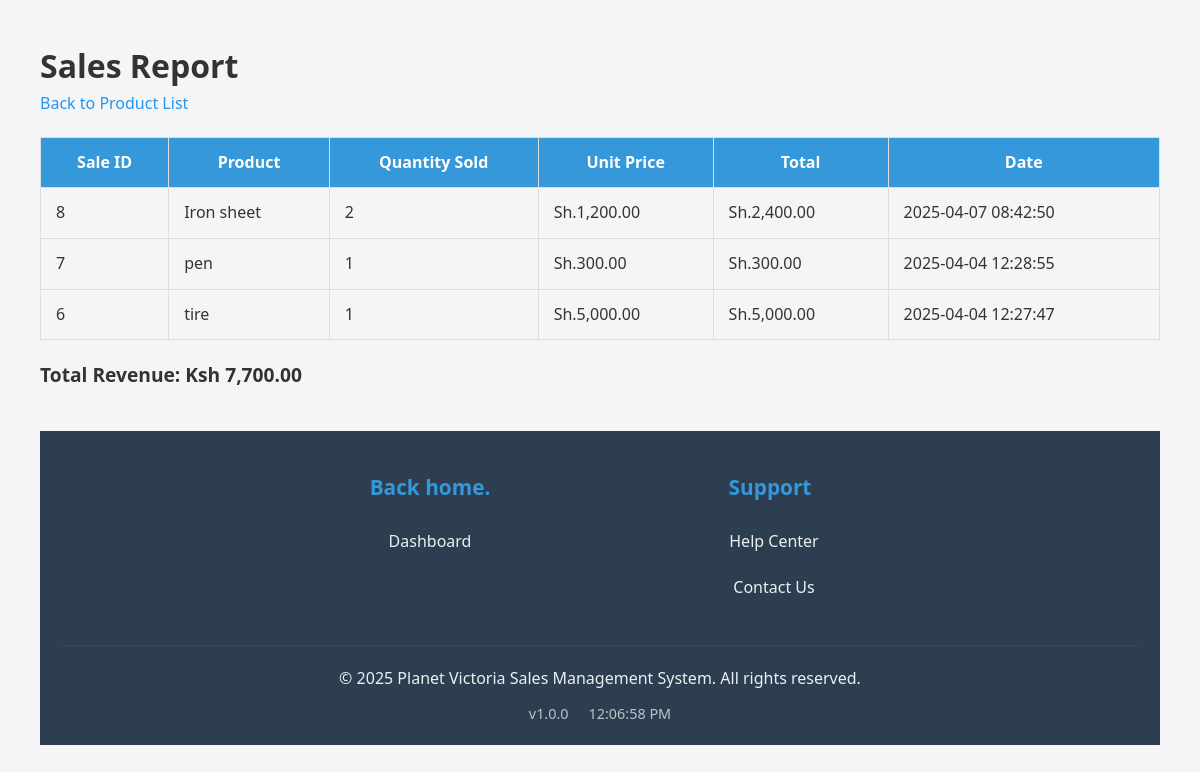
/Sales_products/sales_report.php, run on the app's committed database.
### tables this page shows
CREATE TABLE `sales` (
  `id` int(11) NOT NULL,
  `product_id` int(11) NOT NULL,
  `quantity_sold` int(11) NOT NULL,
  `sale_date` timestamp NOT NULL DEFAULT current_timestamp()
);

CREATE TABLE `products` (
  `id` int(11) NOT NULL,
  `name` varchar(100) NOT NULL,
  `description` text DEFAULT NULL,
  `price` decimal(10,2) NOT NULL,
  `quantity` int(11) NOT NULL,
  `created_at` timestamp NOT NULL DEFAULT current_timestamp()
);

### Sales_products/sales_report.php (the view, shortened to what this page needs)
<?php
include 'db.php';
$stmt = $pdo->query("
    SELECT s.id, s.product_id, s.quantity_sold, s.sale_date,
           p.name AS product_name, p.price
    FROM sales s
    JOIN products p ON s.product_id = p.id
    ORDER BY s.sale_date DESC
");
$sales = $stmt->fetchAll(PDO::FETCH_ASSOC);
$totalRevenue = 0;
foreach ($sales as $sale) {
    $totalRevenue += $sale['price'] * $sale['quantity_sold'];
}
?>
<!DOCTYPE html>
<html>
<head>
    <link rel="stylesheet" href="clients.css">
</head>
<body>
    <h1>Sales Report</h1>
    <p><a href="products.php">Back to Product List</a></p>
    <?php if (count($sales) > 0): ?>
        <table>
            <thead>
                <tr>
                    <th>Sale ID</th>
                    <th>Product</th>
                    <th>Quantity Sold</th>
                    <th>Unit Price</th>
                    <th>Total</th>
                    <th>Date</th>
                </tr>
            </thead>
            <tbody>
                <?php foreach ($sales as $sale): ?>
                <tr>
                    <td><?= $sale['id'] ?></td>
                    <td><?= htmlspecialchars($sale['product_name']) ?></td>
                    <td><?= $sale['quantity_sold'] ?></td>
                    <td>Sh.<?= number_format($sale['price'], 2) ?></td>
                    <td>Sh.<?= number_format($sale['price'] * $sale['quantity_sold'], 2) ?></td>
                    <td><?= $sale['sale_date'] ?></td>
                </tr>
                <?php endforeach; ?>
            </tbody>
        </table>
        <div class="total">
            Total Revenue: Ksh <?= number_format($totalRevenue, 2) ?>
        </div>
    <?php else: ?>
        <p>No sales recorded yet.</p>
    <?php endif; ?>
    <?php include 'footer.php'; ?>
</body>
</html>

### Sales_products/footer.php (shortened to what this page needs)
<footer class="main-footer">
    <div class="container">
        <div class="footer-content">
            <div class="footer-section">
                <h2>Back home.</h2>
                <ul>
                    <li><a href="index.php">Dashboard</a></li>
                </ul>
            </div>
            <div class="footer-section">
                <h3>Support</h3>
                <ul>
                    <li><a href="#"><i class="fas fa-question-circle"></i> Help Center</a></li>
                    <li><a href="#"><i class="fas fa-envelope"></i> Contact Us</a></li>
                </ul>
            </div>
        </div>
        <div class="footer-bottom">
            <p>&copy; <?php echo date('Y'); ?> Planet Victoria Sales Management System. All rights reserved.</p>
            <div class="system-info">
                <span>v1.0.0</span>
                <span id="clock"></span>
            </div>
        </div>
    </div>
</footer>
</body>
</html>

### Sales_products/clients.css (style rules this page uses)
* { box-sizing: border-box; margin: 0; padding: 0; font-family: 'Segoe UI', Tahoma, Geneva, Verdana, sans-serif; }
body { background-color: #f5f5f5; color: #333; line-height: 1.6; padding: 20px; }
table { width: 100%; border-collapse: collapse; margin-top: 20px; }
th, td { padding: 12px 15px; text-align: left; border-bottom: 1px solid #ddd; }
th { background-color: #3498db; color: white; text-align: center; }
.main-footer { background-color: #2c3e50; color: #ecf0f1; padding: 40px 0 20px; margin-top: 40px; text-align: center; }
.main-footer .container { max-width: 1200px; margin: 0 auto; padding: 0 20px; }
.footer-content { display: flex; flex-wrap: wrap; justify-content: center; gap: 40px; margin-bottom: 30px; }
.footer-section { flex: 1; min-width: 250px; max-width: 300px; text-align: center; }
.footer-section h2, .footer-section h3 { color: #3498db; margin-bottom: 20px; font-size: 1.3rem; }
.footer-section ul { list-style: none; padding: 0; }
.footer-section ul li { margin-bottom: 10px; }
.footer-section a { color: #ecf0f1; text-decoration: none; transition: color 0.3s; display: inline-block; padding: 5px 0; }
.footer-bottom { border-top: 1px solid #34495e; padding-top: 20px; text-align: center; }
.footer-bottom p { margin-bottom: 10px; }
.system-info { display: flex; justify-content: center; gap: 20px; font-size: 0.9rem; color: #bdc3c7; }

### Sales_products/sales_report.php (style rules this page uses)
body { font-family: Arial, sans-serif; margin: 20px; }
table { width: 100%; border-collapse: collapse; margin-top: 20px; }
th, td { border: 1px solid #ddd; padding: 8px; text-align: left; }
th { background-color: #f2f2f2; }
.total { font-weight: bold; margin-top: 20px; font-size: 1.2em; }
a { text-decoration: none; color: #2196F3; }

### data on the page
sales: id "8", product.name "Iron sheet", quantity_sold "2", product.price "1,200.00", $sale['price'] * $sale['quantity_sold'] "2,400.00", sale_date "2025-04-07 08:42:50"
sales: id "7", product.name "pen", quantity_sold "1", product.price "300.00", $sale['price']*$sale['quantity_sold'] "300.00", sale_date "2025-04-04 12:28:55"
sales: id "6", product.name "tire", quantity_sold "1", product.price "5,000.00", $sale['price'] * $sale['quantity_sold'] "5,000.00", sale_date "2025-04-04 12:27:47"

### other printed values
$totalRevenue "7,700.00"
